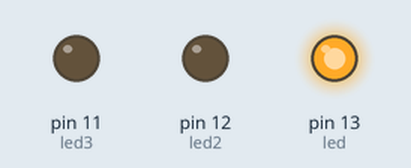
Simulated run of this sketch. Board: Arduino Uno, built with avr-gcc and run on an emulated ATmega328P. On the bench: output pins drawn as LEDs (lit = HIGH).

Above: at 0.5 s.
At 1.5 s:
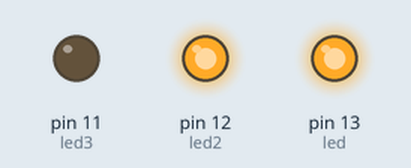
At 2.5 s:
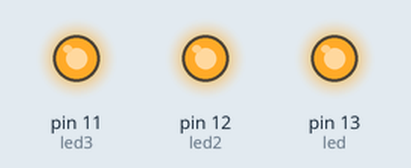
At 3.5 s:
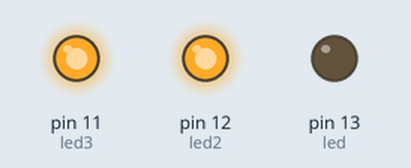
At 4.5 s:
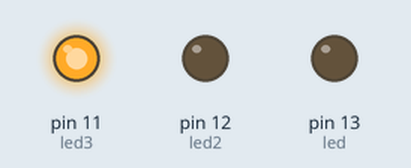
At 5.5 s:
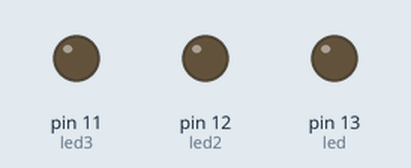
Timing chart, 0 to 7.8 s (numbered marks = the images above):
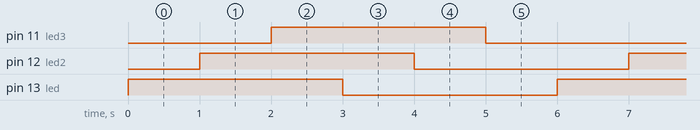

Measured:
- by itself, pin 11 (led3), pin 12 (led2), pin 13 (led): alternates HIGH for 3.0 s and LOW for 3.0 s
- by itself, everything shown: repeats every 6.0 s, in 6 steps

The sketch:

ledflash.ino
```cpp
int led=13; // led is connected at pin # 13
int led2=12;
int led3=11;

void setup() {
pinMode(led,OUTPUT);
pinMode(led2,OUTPUT);
pinMode(led3,OUTPUT);
}

void loop() {
  digitalWrite(led,HIGH); //for turning on the led
  delay(1000);
   digitalWrite(led2,HIGH); //for turning on the led
  delay(1000);
   digitalWrite(led3,HIGH); //for turning on the led
  delay(1000);
  digitalWrite(led,LOW); // for turning off led
  delay(1000);
  digitalWrite(led2,LOW); // for turning off led
  delay(1000);
  digitalWrite(led3,LOW); // for turning off led
  delay(1000);
}
```
